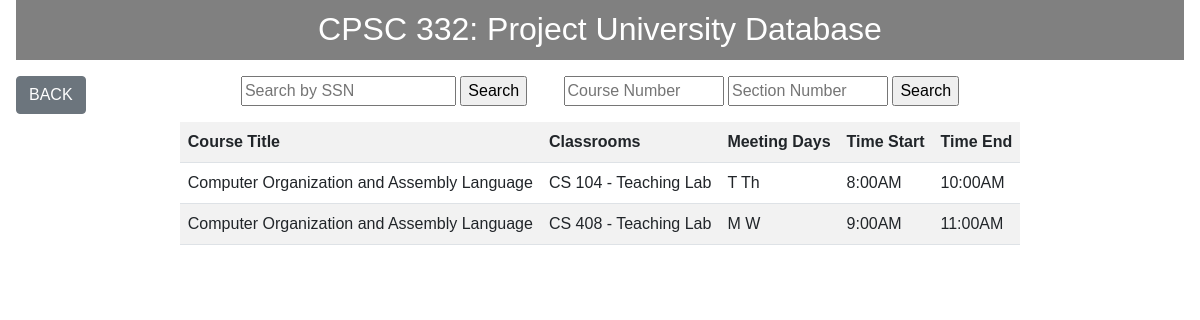
The page /inc/professor.php?SSN=4445556666 on the database its author committed.
### tables this page shows
CREATE TABLE Section(
SNumber varchar(10),
SName varchar(100),
RoomNumber varchar(30),
SeatNumber varchar(10),
Meetdays varchar(50),   
TimeStart varchar(10),
TimeEnd varchar(10),
PSSN varchar(10),
CourseNumber varchar(10),
PRIMARY KEY (SNumber),
FOREIGN KEY (PSSN) REFERENCES Professor(SSN),
FOREIGN KEY (CourseNumber) REFERENCES Course(CNumber)
);

CREATE TABLE Course(
CNumber varchar(10),
CTitle varchar(100),
Textbook varchar(100),
Units int,
Prerequisite varchar(30),
DeptNumber varchar(10),
PRIMARY KEY (CNumber),
FOREIGN KEY (Prerequisite) REFERENCES Course(CNumber),
FOREIGN KEY (DeptNumber) REFERENCES Department(DNumber)
);

### inc/professor.php (the view, shortened to what this page needs)
<?php include '../config/database.php';
    include '../inc/header.php';
    echo '<a style="position:absolute;" href="../index.php">
        <button class="btn btn-secondary">BACK</button></a>
        <div class="professor-search-box">
            <form class="professor-search-form" action="" method="get">
                <input type="text" placeholder="Search by SSN" name="SSN">
                <input type="submit" value="Search">
            </form>
            <form class="professor-search-form" action="" method="get">
                    <input class="course-input" type="text" placeholder="Course Number" name="courseNum">
                    <input class="course-input" type="text" placeholder="Section Number" name="sectionNum">
                    <input type="submit" value="Search">
            </form>
        </div>';
    if(!empty($_GET["SSN"]))
    {
    $inputSSN = $_GET["SSN"];
    $professor = "SELECT CTitle, RoomNumber, Meetdays, TimeStart, TimeEnd
                FROM professor p, course c, section s
                WHERE p.SSN = '$inputSSN' AND p.SSN = s.PSSN AND s.CourseNumber = c.CNumber;";
    $inputResult = mysqli_query($conn, $professor);
    if($inputResult->num_rows > 0)
    {
        echo '<table class="table table-striped">
        <tr>
        <th>Course Title</th>
        <th>Classrooms</th>
        <th>Meeting Days</th>
        <th>Time Start</th>
        <th>Time End</th>';
        while($row = mysqli_fetch_array($inputResult))
        {
            echo "<tr>";
            echo "<td>" . $row['CTitle'] . "</td>";
            echo "<td>" . $row['RoomNumber'] . "</td>";
            echo "<td>" . $row['Meetdays'] . "</td>";
            echo "<td>" . $row['TimeStart'] . "</td>";
            echo "<td>" . $row['TimeEnd'] . "</td>";
            echo "</tr>";
        }
    }
    else
        echo '<br><h4 style="text-align:center;">There is no Data!<h4>';
    }
?>

### inc/style.css (style rules this page uses)
.professor-search-box { width: 100%; text-align: center; }
.professor-search-form { width: 10rem; display: inline; margin-left: 1rem; margin-right: 1rem; }
.table { width:auto; white-space:nowrap; margin-top:1rem; margin-left:auto; margin-right:auto; }
.course-input { width: 10rem; }

### rows shown on the page
section: CourseNumber.CTitle "Computer Organization and Assembly Language", RoomNumber "CS 104 - Teaching Lab", Meetdays "T Th", TimeStart "8:00AM", TimeEnd "10:00AM"
section: CourseNumber.CTitle "Computer Organization and Assembly Language", RoomNumber "CS 408 - Teaching Lab", Meetdays "M W", TimeStart "9:00AM", TimeEnd "11:00AM"
